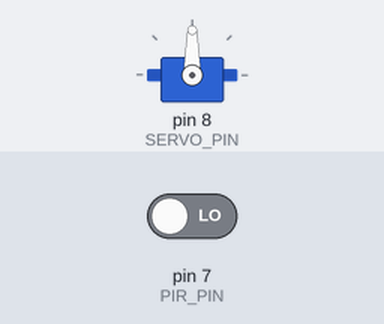
This sketch was run on a simulated Arduino Uno, built with avr-gcc and run on an emulated ATmega328P. On the bench: servo. The test bench sets the inputs (shaded band); at power-on: pin 7 (PIR_PIN) LOW. What the sketch prints to the serial monitor is not drawn.

Above: at 1.5 s.
1.6 s: pin 7 (PIR_PIN) driven HIGH
At 2.17 s:
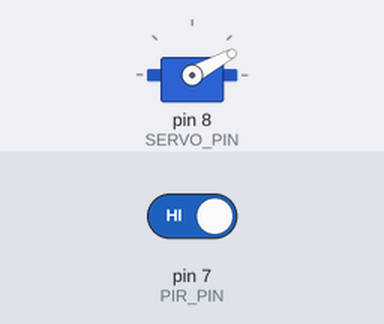
At 2.6 s:
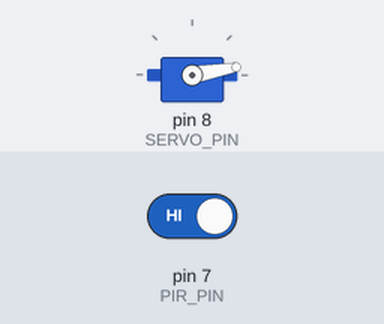
Timing chart, 0 to 4.7 s (numbered marks = the images above; inputs shaded):
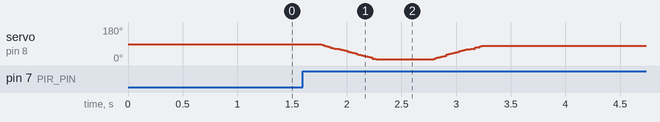

The sketch:

autodispensor.ino
```cpp
#include <VarSpeedServo.h>
#define PIR_PIN 7
#define SERVO_PIN 8
VarSpeedServo myservo;
bool checkHumanExist();
void moveDispensor();

void setup() {
  Serial.begin(9600);
  pinMode(PIR_PIN, INPUT_PULLUP);
  myservo.attach(SERVO_PIN,500,2300);
}

void loop() {
  delay(250);         // メインループスリープ

  static bool isHumanExistFlag = false;//RIP検出済みフラグ

  if(isHumanExistFlag == false){
    //フラグTrueの状態で動きが検出されたら、Trueへ＋ディスペンサーを動かす
    if(checkHumanExist()== true){
       isHumanExistFlag = true;
       moveDispensor();
       delay(3000);
    }
  }else{
      //フラグTrueの状態で動きがなくなったら、Falseへ
      if(checkHumanExist() == false){
       isHumanExistFlag = false;
    }
  }
}

bool checkHumanExist(){
  if (digitalRead(PIR_PIN) == HIGH){
      Serial.println("動き検知!");
      return true;
  }else{
      Serial.println("動きがありません");
      return false;
  }
}

void moveDispensor(){
    myservo.write(10,100,true);
    delay(500);
    myservo.write(80,100,true);
}
```
